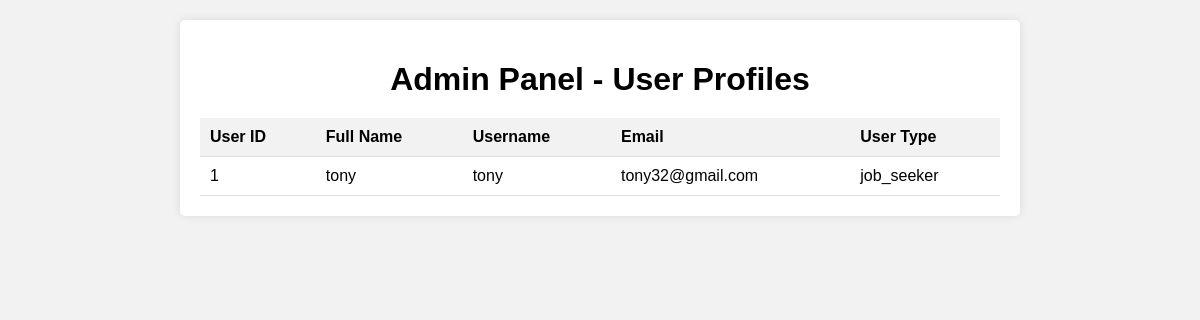
The page /profile/ (signed in) on the database as committed earlier.
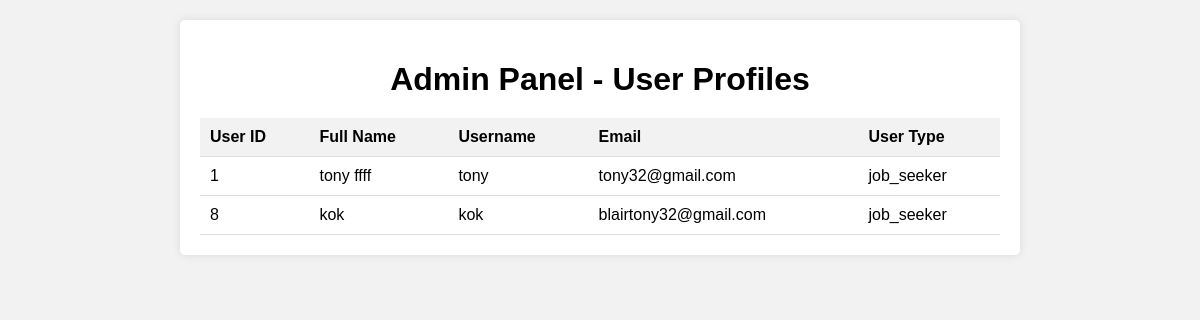
The same page on the database as committed later.
### user/models.py (models this page shows)
class UserProfile(models.Model):
    user = models.OneToOneField(User, on_delete=models.CASCADE)
    full_name = models.CharField(max_length=100)
    username = models.CharField(max_length=150)
    email = models.EmailField(max_length=254)
    USER_TYPE_CHOICES = [('job_seeker', 'Job Seeker'), ('company_user', 'Company User'),('admin', 'Admin')
    ]
    user_type = models.CharField(max_length=20, choices=USER_TYPE_CHOICES)

### user/views.py (the view, shortened to what this page needs)
# urls.py: path('profile/', views.profile_view, name='profile'),
@login_required
def profile_view(request):
    if request.user.is_staff:
        users = UserProfile.objects.all()
        return render(request, 'admin_panel.html', {'users': users})

### templates/admin_panel.html (shortened to what this page needs)
<!DOCTYPE html>
<html lang="en">
<head>
</head>
<body>
    <div class="container">
        <h1>Admin Panel - User Profiles</h1>
        <table>
            <thead>
                <tr>
                    <th>User ID</th>
                    <th>Full Name</th>
                    <th>Username</th>
                    <th>Email</th>
                    <th>User Type</th>
                </tr>
            </thead>
            <tbody>
                {% for user in users %}
                <tr>
                    <td>{{ user.user.id }}</td>
                    <td>{{ user.full_name }}</td>
                    <td>{{ user.username }}</td>
                    <td>{{ user.email }}</td>
                    <td>{{ user.user_type }}</td>
                </tr>
                {% endfor %}
            </tbody>
        </table>
    </div>
</body>
</html>

### templates/admin_panel.html (style rules this page uses)
body { font-family: Arial, sans-serif; margin: 0; padding: 0; background-color: #f2f2f2; }
.container { max-width: 800px; margin: 20px auto; padding: 20px; background-color: #fff; border-radius: 5px; box-shadow: 0 0 10px rgba(0, 0, 0, 0.1); }
h1 { text-align: center; margin-bottom: 20px; }
table { width: 100%; border-collapse: collapse; margin-top: 20px; }
th, td { padding: 10px; border-bottom: 1px solid #ddd; text-align: left; }
th { background-color: #f2f2f2; }

Rows that differ between the two databases and show on the page:
changed UserProfile "tony": full_name "tony" → "tony ffff"
added UserProfile: user.id "8", full_name "kok", username "kok", email "blairtony32@gmail.com", user_type "job_seeker"
